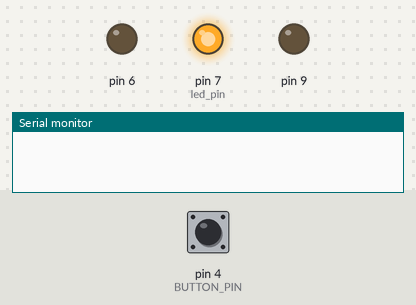
Bench run of a sketch on a simulated Arduino Uno, built with avr-gcc and run on an emulated ATmega328P. Shown: output pins drawn as LEDs (lit = HIGH), the last lines printed to the serial monitor. The inputs (shaded band) are chosen by the test bench; at power-on: pin 4 (BUTTON_PIN) LOW.

Above: at 1.2 s.
1.3 s: pin 4 (BUTTON_PIN) pulled HIGH for 0.15 s
At 2.1 s:
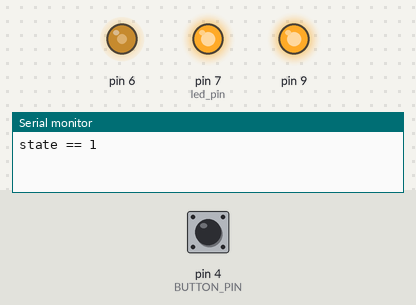
At 25.58 s:
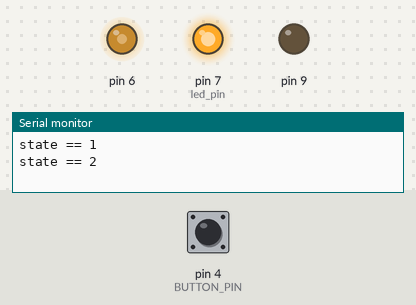
Timing chart, 0 to 27.0 s (numbered marks = the images above; inputs shaded):
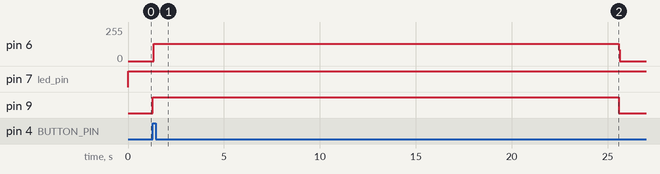

Measured:
- after the input at 1.3 s, pin 6: 0/255 → 129/255 at once, → 0/255 24.2 s later; pin 9: LOW → HIGH at once, → LOW 24.3 s later

The sketch:

stepperNema23.ino
```cpp
#include "Nema23.h"
int state = 0;
int BUTTON_PIN = 4;
int led_pin = 7;
float numberTurns = 30;
Nema23 nema23(9, 6);

void setup() {
  nema23.begin(400);
  pinMode(BUTTON_PIN, INPUT);
  Serial.begin(9600);
  pinMode(led_pin, OUTPUT);
}

void loop() {

  int value = digitalRead(BUTTON_PIN);

  switch (state) {
    case 0:
      digitalWrite(led_pin, 1);
      value = digitalRead(BUTTON_PIN);
      if (value == 1) {
        Serial.println("state == 1");
        state = 1;
      }
      break;
    case 1:
      nema23.moveForward(numberTurns);
      Serial.println("state == 2");
      state = 2;
      break;
    case 2:
      digitalWrite(led_pin, 0);
      nema23.stop();
      Serial.println("state == 3");
      state = 3;
      break;
    case 3:
     value = digitalRead(BUTTON_PIN);
     // Serial.println(value);
      //delay(500);
      if (value == 0) {
        //nema23.moveBack(numberTurns);
        //Serial.println("case = 4");
        state = 4;
      }

      state = 4;
      break;
    case 4:
      nema23.stop();
      Serial.println("state == 0");
      state = 0;
      break;
  }
}
```

Nema23.cpp
```cpp
#include "Arduino.h"
#include "Nema23.h"

Nema23::Nema23(int dirPin, int stepPin) {
  _dirPin = dirPin;
  _stepPin = stepPin;
}

void Nema23::begin(int pulses_rev) {
  pinMode(_dirPin, OUTPUT);
  pinMode(_stepPin, OUTPUT);
  _pulses_rev=pulses_rev;

}

void Nema23::moveForward(float rounds) {
  _rounds = rounds;
  _steps = _rounds * _pulses_rev;

  for (int i = 0; i < _steps; i++) {
    digitalWrite(_dirPin, 1);
    digitalWrite(_stepPin, HIGH);
    delay(1);
    //delayMicroseconds(200);
    digitalWrite(_stepPin, LOW);
    delay(1);
    //delayMicroseconds(200);
  }
}

void Nema23::stop(){
  digitalWrite(_dirPin, LOW);
  digitalWrite(_stepPin, LOW);
}
void Nema23::moveBack(float rounds) {
  _rounds = rounds;
  _steps = _rounds * _pulses_rev;
  for (int i = 0; i < _steps; i++) {
    digitalWrite(_dirPin, 0);
    digitalWrite(_stepPin, HIGH);
    delay(1);
    digitalWrite(_stepPin, LOW);
    delay(1);
  }
}
```

Nema23.h
```cpp
#ifndef Nema23_h
#define Nema23_h

#include "Arduino.h"

class Nema23 {
public:
  Nema23(int dirPin, int stepPin);
  void begin(int pulses_rev);
  void moveForward(float rounds);
  void moveBack(float rounds);
  void stop();
private:

  int _dirPin;
  int _stepPin;
  int _steps;
  float _rounds;
  int _pulses_rev;
};

#endif
```
